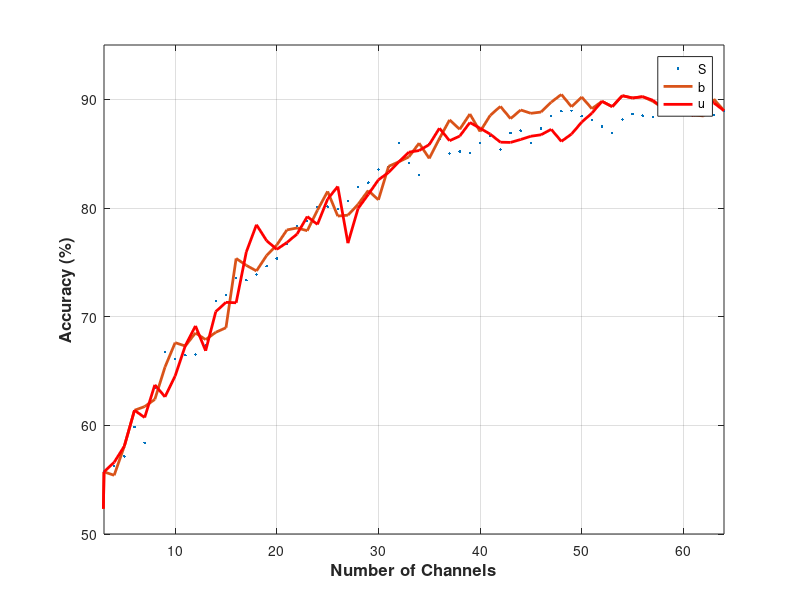

This chart was generated by the following MATLAB code:
clc
close all


sub_dp = load("RESULTS_PHYSIONET_SUB_DP.mat");
sub_indp = load("RESULTS_PHYSIONET_SUB_INDP.mat");
sub_indp_avg = load("RESULTS_PHYSIONET_SUB_INDP_AVG.mat");


sub_dp = sub_dp.RESULTS_PHYSIONET;
sub_indp = sub_indp.RESULTS_PHYSIONET;
sub_indp_avg = sub_indp_avg.RESULTS_PHYSIONET;


col = [".-r",".-b",".-k"];
LineWidth = 2;
DisplayName = ["Subject Dependent","Avg Rank","Subject Indep"];

x_lim_low = 50;
x_lim_high = 95;
fontzie = 12;


signal_sub_dp = zeros(64,1);
signal_sub_indp = zeros(64,1);
signal_sub_indp_avg = zeros(64,1);

for i = 3:64
    x = sub_dp(i).avg_results(1);
    signal_sub_dp(i) = x;
    signal_sub_indp(i) = sub_indp(i).avg_results(1);
    signal_sub_indp_avg(i) = sub_indp_avg(i).avg_results(1);
end

%%
figure(1)


plot(signal_sub_dp,col(1),'LineWidth',...
    LineWidth,'DisplayName',DisplayName(1))

hold on

plot(signal_sub_indp,col(2),'LineWidth',...
    LineWidth,'DisplayName',DisplayName(3))

hold on

plot(signal_sub_indp_avg,col(3),'LineWidth',...
    LineWidth,'DisplayName',DisplayName(2))

legend;

xlim([3 64]); ylim([x_lim_low x_lim_high]); 
grid on;
ylabel("Accuracy (%)",'FontSize',fontzie,'FontWeight','bold')
xlabel("Number of Channels",'FontSize',fontzie,'FontWeight','bold')




%% Channel Diff


figure(2)






















